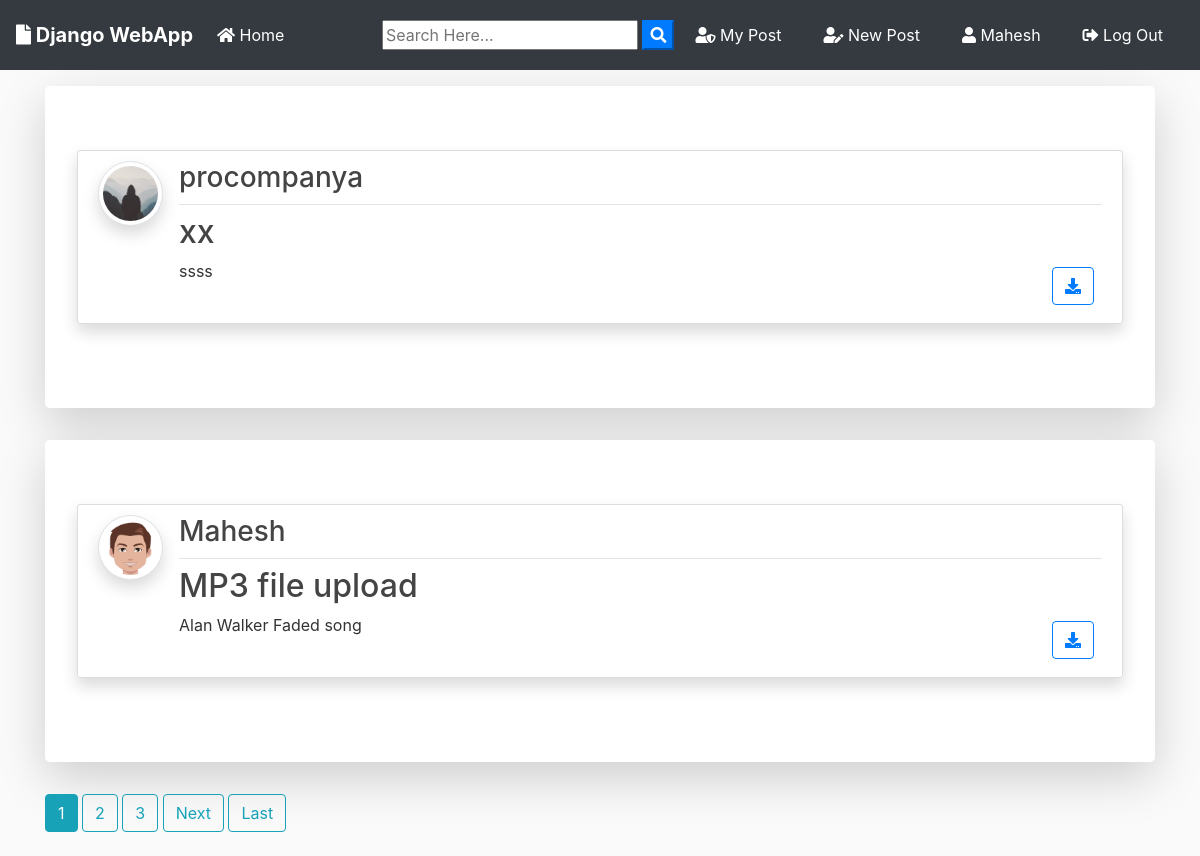
The app's page / (signed in) with its own data.
### blog/models.py (models this page shows, shortened)
class Post(models.Model):
    title = models.CharField(max_length=100)
    file = models.FileField(null=True,blank=True,upload_to='Files')
    content = models.TextField()
    date_posted = models.DateTimeField(default=timezone.now)
    author = models.ForeignKey(User, on_delete=models.CASCADE)
    like = models.ManyToManyField(User, related_name="blog_posts")

### users/models.py (models this page shows, shortened)
class Profile(models.Model):
    user = models.OneToOneField(User, on_delete=models.CASCADE)
    image = models.ImageField(default='default.jpg', upload_to='profile_pics')

### blog/views.py (the view)
# urls.py: path('', PostListView.as_view(), name='blog-home'),
class PostListView(ListView):
    model = Post
    template_name = 'blog/home.html'  # <app>/<model>_<viewtype>.html
    context_object_name = 'posts'
    ordering = ['-date_posted']
    paginate_by = 2

### blog/templates/blog/home.html (shortened to what this page needs)
{% extends "blog/base.html" %}
{% block content %}
    {% for post in posts %}
      <div class="jumbotron mt-3 bg-white shadow-lg">
      <article class="media content-section shadow">
        <a href="{{ post.author.profile.image.url }} " target="_blank"> <img src="{{ post.author.profile.image.url }}  " alt="" class="article-img rounded-circle img-thumbnail img-fluid shadow">
        </a>
        <div class="media-body">
          <div class="article-metadata d-flex justify-content-between">
            <a class="mr-2 " href="{% url 'user-posts' post.author.username  %}"><h3>{{ post.author }}</h3></a>
          </div>
          <h2><a class="article-title text-justify " href="{% url 'post-detail' post.id %}">{{ post.title }}</a></h2>
          <div class="d-flex justify-content-between">
            <p class="article-content text-justify text-truncate overflow-hidden">{{ post.content }}</p>
            {% if post.file %}
          <div class="form-group mt-0 pt-0  m-2">
            <a class="btn btn-outline-primary  btn-d "  href="{{ post.file.url }}"  download type="submit"><i class="fas fa-download"></i></a>
          </div>
          {% endif %}
          </div>
        </div>
      </article>
      </div>
    {% endfor %}
    {% if is_paginated %}
      {% for num in page_obj.paginator.page_range %}
        {% if page_obj.number == num %}
          <a class="btn btn-info mb-4" href="?page={{ num }}">{{ num }}</a>
        {% elif num > page_obj.number|add:'-3' and num < page_obj.number|add:'3' %}
          <a class="btn btn-outline-info mb-4" href="?page={{ num }}">{{ num }}</a>
        {% endif %}
      {% endfor %}
      {% if page_obj.has_next %}
        <a class="btn btn-outline-info mb-4" href="?page={{ page_obj.next_page_number }}">Next</a>
        <a class="btn btn-outline-info mb-4" href="?page={{ page_obj.paginator.num_pages }}">Last</a>
      {% endif %}
    {% endif %}
{% endblock content %}

### blog/templates/blog/base.html (shortened to what this page needs)
{% load static %}
<!doctype html>
<html lang="en">
  <head>
    <link rel="stylesheet" href="https://stackpath.bootstrapcdn.com/bootstrap/4.3.1/css/bootstrap.min.css">
    <link rel="stylesheet" href="https://use.fontawesome.com/releases/v5.8.1/css/all.css" >
    <link rel="stylesheet" href="{% static 'blog/main.css' %}">
</head>
  <body>
        <nav class="navbar navbar-expand-lg navbar-dark bg-dark">
                <a class="navbar-brand font-weight-bold" href="{% url 'blog-home' %}"><i class="fas fa-file"></i> Django WebApp</a>
                <div class="collapse navbar-collapse" id="navbarSupportedContent">
                  <ul class="navbar-nav mr-auto">
                    <li class="nav-item active">
                      <a class="nav-link" href="{% url 'blog-home' %}"><i class="fas fa-home"></i> Home <span class="sr-only">(current)</span></a>
                    </li>
                  </ul>
                  <form id="searchform" action="{% url 'search' %}" method="get">
                    <input type="text" name="q" type="text" value="{{ request.GET.q }}" placeholder="Search Here..." />
                    <button type="button" onclick="searchform.submit()" class=" text-white my-color btn-primary"><i class="fa fa-search"></i></button>
                </form>
                    {% if user.is_authenticated %}
                    <a href="{% url 'user-posts' user %}" class="btn text-white m-2"><i class="fas fa-user-shield"></i> My Post</a>
                    <a href="{% url 'post-create' %} " class="btn text-white m-2"><i class="fas fa-user-edit"></i> New Post</a>
                    <a href="{% url 'profile' %} " class="btn text-white m-2"><i class="fas fa-user"></i> {{ user.username }}</a>
                    <a href="{% url 'logout' %} " class="btn text-white m-2"><i class="fas fa-sign-out-alt"></i> Log Out</a>
                    {% else %}
                    <a href="{% url 'login' %} " class="btn text-white m-2"><i class="fas fa-user-tie"></i> Log In</a>
                    <a href="{% url 'register' %} " class="btn text-white m-2"> <i class="fas fa-sign-in-alt"></i> Sign Up</a>
                    {% endif %}
                </div>
              </nav>
      <div class="container my-bg">
    {% block content %}
    {% endblock  %}
</div>
  </body>
</html>

### blog/static/blog/main.css (style rules this page uses)
body { background: #fafafa; color: #333333; margin-top: 0; }
h1, h2, h3, h4, h5, h6 { color: #444444; }
ul { margin: 0; }
.content-section { background: #ffffff; padding: 10px 20px; border: 1px solid #dddddd; border-radius: 3px; margin-bottom: 20px; }
.article-title { color: #444444; }
.article-content { white-space: pre-line; }
.article-img { height: 65px; width: 65px; margin-right: 16px; }
.article-metadata { padding-bottom: 1px; margin-bottom: 4px; border-bottom: 1px solid #e3e3e3 }

### records on screen
Post: author.profile.image (placeholder picture), author "procompanya", title "xx", content "ssss"
Post: author.profile.image (picture), author "Mahesh", title "MP3 file upload", content "Alan Walker Faded song"

### other values on screen
{{ user.username }} "Mahesh"
{{ num }} "1"
{{ num }} "2" "3"
